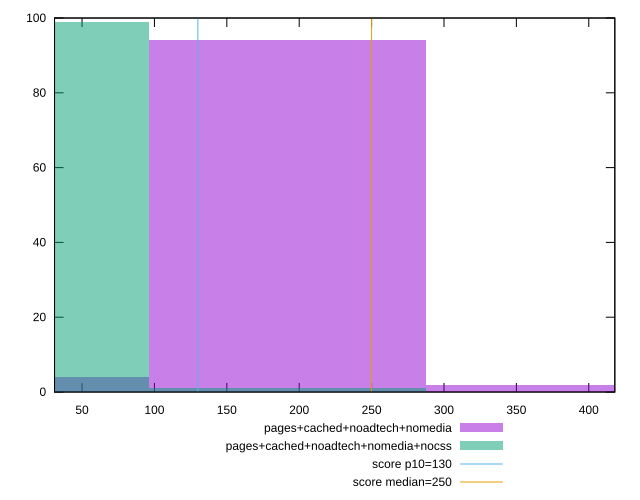

Recreate this plot in gnuplot.
reset

$pagesCachedNoadtechNomedia <<EOF
191.8237478490576 94
0 4
383.6474956981152 2
EOF

$pagesCachedNoadtechNomediaNocss <<EOF
0 99
191.8237478490576 1
EOF

set key outside below
set boxwidth 191.8237478490576
set xrange [31:418.00000000000045]
set yrange [0:100]
set trange [0:100]
set style fill transparent solid 0.5 noborder

set parametric
set terminal svg size 640, 500 enhanced background rgb 'white'
set output "report_00025_2021-02-22T21:38:55.199Z/max-potential-fid/comparison/histogram/3_vs_4.svg"

plot $pagesCachedNoadtechNomedia title "pages+cached+noadtech+nomedia" with boxes, \
     $pagesCachedNoadtechNomediaNocss title "pages+cached+noadtech+nomedia+nocss" with boxes, \
     130,t title "score p10=130", \
     250,t title "score median=250"

reset
